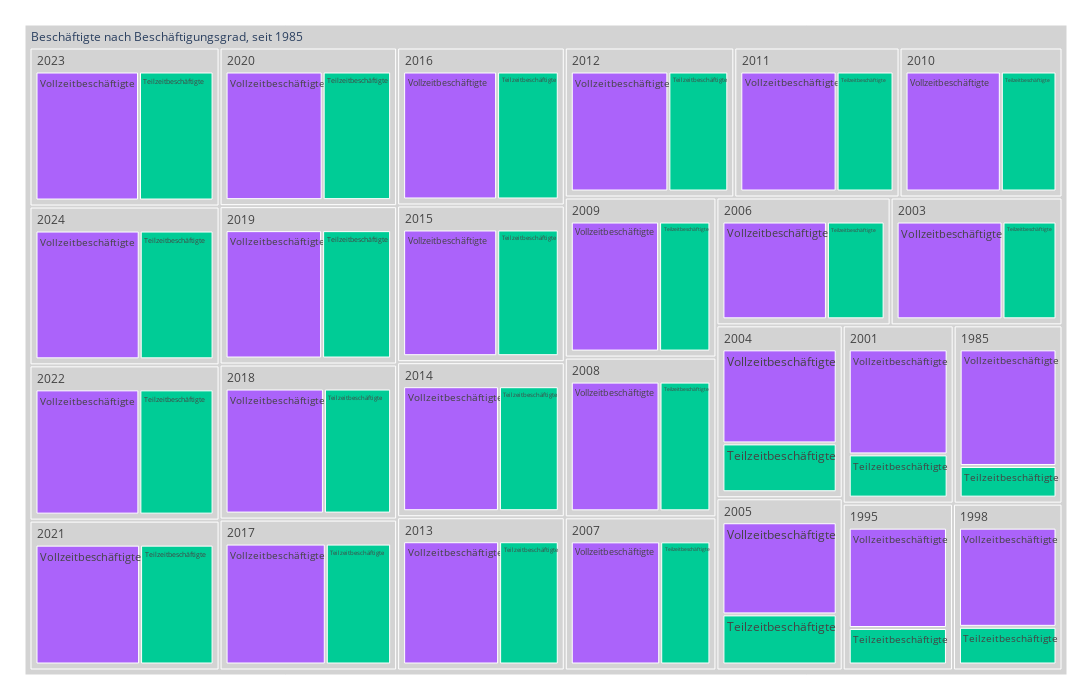

The code cell stored with this chart in its notebook:
### Code cell
treeMap2 = mypy_dv.plot_px_treemap(
    data=myTM.reset_index()
    ,levels=["Jahr", "BEG_LANG"]
    ,values="med_BES"
    ,color="BEG_LANG"
    ,myHeaderTitle="Beschäftigte nach Beschäftigungsgrad, seit "+data_min_date
    ,color_discrete_map={'(?)':'lightgrey', 'Wohnen':'lightblue'}                
    #,margin_val_bottom=25
)

treeMap2

### Figure 1 — Plotly figure (JSON) as saved in the notebook; plotly's stock layout.template omitted (floating-point values rounded to 4 significant figures)
{"data": [{"branchvalues": "total", "customdata": [["Teilzeitbeschäftigte"], ["Teilzeitbeschäftigte"], ["Teilzeitbeschäftigte"], ["Teilzeitbeschäftigte"], ["Teilzeitbeschäftigte"], ["Teilzeitbeschäftigte"], ["Teilzeitbeschäftigte"], ["Teilzeitbeschäftigte"], ["Teilzeitbeschäftigte"], ["Teilzeitbeschäftigte"], ["Teilzeitbeschäftigte"], ["Teilzeitbeschäftigte"], ["Teilzeitbeschäftigte"], ["Teilzeitbeschäftigte"], ["Teilzeitbeschäftigte"], ["Teilzeitbeschäftigte"], ["Teilzeitbeschäftigte"], ["Teilzeitbeschäftigte"], ["Teilzeitbeschäftigte"], ["Teilzeitbeschäftigte"], ["Teilzeitbeschäftigte"], ["Teilzeitbeschäftigte"], ["Teilzeitbeschäftigte"], ["Teilzeitbeschäftigte"], ["Teilzeitbeschäftigte"], ["Teilzeitbeschäftigte"], ["Vollzeitbeschäftigte"], ["Vollzeitbeschäftigte"], ["Vollzeitbeschäftigte"], ["Vollzeitbeschäftigte"], ["Vollzeitbeschäftigte"], ["Vollzeitbeschäftigte"], ["Vollzeitbeschäftigte"], ["Vollzeitbeschäftigte"], ["Vollzeitbeschäftigte"], ["Vollzeitbeschäftigte"], ["Vollzeitbeschäftigte"], ["Vollzeitbeschäftigte"], ["Vollzeitbeschäftigte"], ["Vollzeitbeschäftigte"], ["Vollzeitbeschäftigte"], ["Vollzeitbeschäftigte"], ["Vollzeitbeschäftigte"], ["Vollzeitbeschäftigte"], ["Vollzeitbeschäftigte"], ["Vollzeitbeschäftigte"], ["Vollzeitbeschäftigte"], ["Vollzeitbeschäftigte"], ["Vollzeitbeschäftigte"], ["Vollzeitbeschäftigte"], ["Vollzeitbeschäftigte"], ["Vollzeitbeschäftigte"], ["(?)"], ["(?)"], ["(?)"], ["(?)"], ["(?)"], ["(?)"], ["(?)"], ["(?)"], ["(?)"], ["(?)"], ["(?)"], ["(?)"], ["(?)"], ["(?)"], ["(?)"], ["(?)"], ["(?)"], ["(?)"], ["(?)"], ["(?)"], ["(?)"], ["(?)"], ["(?)"], ["(?)"], ["(?)"], ["(?)"], ["(?)"]], "domain": {"x": [0, 1], "y": [0, 1]}, "hovertemplate": "%{label}<br><br>Anzahl:<br>%{value}<extra></extra>", "ids": ["Beschäftigte nach Beschäftigungsgrad, seit 1985/1985/Teilzeitbeschäftigte", "Beschäftigte nach Beschäftigungsgrad, seit 1985/2023/Teilzeitbeschäftigte", "Beschäftigte nach Beschäftigungsgrad, seit 1985/2022/Teilzeitbeschäftigte", "Beschäftigte nach Beschäftigungsgrad, seit 1985/2021/Teilzeitbeschäftigte", "Beschäftigte nach Beschäftigungsgrad, seit 1985/2020/Teilzeitbeschäftigte", "Beschäftigte nach Beschäftigungsgrad, seit 1985/2019/Teilzeitbeschäftigte", "Beschäftigte nach Beschäftigungsgrad, seit 1985/2018/Teilzeitbeschäftigte", "Beschäftigte nach Beschäftigungsgrad, seit 1985/2017/Teilzeitbeschäftigte", "Beschäftigte nach Beschäftigungsgrad, seit 1985/2016/Teilzeitbeschäftigte", "Beschäftigte nach Beschäftigungsgrad, seit 1985/2015/Teilzeitbeschäftigte", "Beschäftigte nach Beschäftigungsgrad, seit 1985/2014/Teilzeitbeschäftigte", "Beschäftigte nach Beschäftigungsgrad, seit 1985/2013/Teilzeitbeschäftigte", "Beschäftigte nach Beschäftigungsgrad, seit 1985/2012/Teilzeitbeschäftigte", "Beschäftigte nach Beschäftigungsgrad, seit 1985/2024/Teilzeitbeschäftigte", "Beschäftigte nach Beschäftigungsgrad, seit 1985/2010/Teilzeitbeschäftigte", "Beschäftigte nach Beschäftigungsgrad, seit 1985/2009/Teilzeitbeschäftigte", "Beschäftigte nach Beschäftigungsgrad, seit 1985/2008/Teilzeitbeschäftigte", "Beschäftigte nach Beschäftigungsgrad, seit 1985/2007/Teilzeitbeschäftigte", "Beschäftigte nach Beschäftigungsgrad, seit 1985/2006/Teilzeitbeschäftigte", "Beschäftigte nach Beschäftigungsgrad, seit 1985/2005/Teilzeitbeschäftigte", "Beschäftigte nach Beschäftigungsgrad, seit 1985/2004/Teilzeitbeschäftigte", "Beschäftigte nach Beschäftigungsgrad, seit 1985/2003/Teilzeitbeschäftigte", "Beschäftigte nach Beschäftigungsgrad, seit 1985/2001/Teilzeitbeschäftigte", "Beschäftigte nach Beschäftigungsgrad, seit 1985/1998/Teilzeitbeschäftigte", "Beschäftigte nach Beschäftigungsgrad, seit 1985/1995/Teilzeitbeschäftigte", "Beschäftigte nach Beschäftigungsgrad, seit 1985/2011/Teilzeitbeschäftigte", "Beschäftigte nach Beschäftigungsgrad, seit 1985/2013/Vollzeitbeschäftigte", "Beschäftigte nach Beschäftigungsgrad, seit 1985/2014/Vollzeitbeschäftigte", "Beschäftigte nach Beschäftigungsgrad, seit 1985/2015/Vollzeitbeschäftigte", "Beschäftigte nach Beschäftigungsgrad, seit 1985/2016/Vollzeitbeschäftigte", "Beschäftigte nach Beschäftigungsgrad, seit 1985/2022/Vollzeitbeschäftigte", "Beschäftigte nach Beschäftigungsgrad, seit 1985/2018/Vollzeitbeschäftigte", "Beschäftigte nach Beschäftigungsgrad, seit 1985/2019/Vollzeitbeschäftigte", "Beschäftigte nach Beschäftigungsgrad, seit 1985/2020/Vollzeitbeschäftigte", "Beschäftigte nach Beschäftigungsgrad, seit 1985/2021/Vollzeitbeschäftigte", "Beschäftigte nach Beschäftigungsgrad, seit 1985/2012/Vollzeitbeschäftigte", "Beschäftigte nach Beschäftigungsgrad, seit 1985/2017/Vollzeitbeschäftigte", "Beschäftigte nach Beschäftigungsgrad, seit 1985/2011/Vollzeitbeschäftigte", "Beschäftigte nach Beschäftigungsgrad, seit 1985/2005/Vollzeitbeschäftigte", "Beschäftigte nach Beschäftigungsgrad, seit 1985/2009/Vollzeitbeschäftigte", "Beschäftigte nach Beschäftigungsgrad, seit 1985/2008/Vollzeitbeschäftigte", "Beschäftigte nach Beschäftigungsgrad, seit 1985/2007/Vollzeitbeschäftigte", "Beschäftigte nach Beschäftigungsgrad, seit 1985/2006/Vollzeitbeschäftigte", "Beschäftigte nach Beschäftigungsgrad, seit 1985/2004/Vollzeitbeschäftigte", "Beschäftigte nach Beschäftigungsgrad, seit 1985/2003/Vollzeitbeschäftigte", "Beschäftigte nach Beschäftigungsgrad, seit 1985/2001/Vollzeitbeschäftigte", "Beschäftigte nach Beschäftigungsgrad, seit 1985/1998/Vollzeitbeschäftigte", "Beschäftigte nach Beschäftigungsgrad, seit 1985/1995/Vollzeitbeschäftigte", "Beschäftigte nach Beschäftigungsgrad, seit 1985/1985/Vollzeitbeschäftigte", "Beschäftigte nach Beschäftigungsgrad, seit 1985/2023/Vollzeitbeschäftigte", "Beschäftigte nach Beschäftigungsgrad, seit 1985/2010/Vollzeitbeschäftigte", "Beschäftigte nach Beschäftigungsgrad, seit 1985/2024/Vollzeitbeschäftigte", "Beschäftigte nach Beschäftigungsgrad, seit 1985/1985", "Beschäftigte nach Beschäftigungsgrad, seit 1985/1995", "Beschäftigte nach Beschäftigungsgrad, seit 1985/1998", "Beschäftigte nach Beschäftigungsgrad, seit 1985/2001", "Beschäftigte nach Beschäftigungsgrad, seit 1985/2003", "Beschäftigte nach Beschäftigungsgrad, seit 1985/2004", "Beschäftigte nach Beschäftigungsgrad, seit 1985/2005", "Beschäftigte nach Beschäftigungsgrad, seit 1985/2006", "Beschäftigte nach Beschäftigungsgrad, seit 1985/2007", "Beschäftigte nach Beschäftigungsgrad, seit 1985/2008", "Beschäftigte nach Beschäftigungsgrad, seit 1985/2009", "Beschäftigte nach Beschäftigungsgrad, seit 1985/2010", "Beschäftigte nach Beschäftigungsgrad, seit 1985/2011", "Beschäftigte nach Beschäftigungsgrad, seit 1985/2012", "Beschäftigte nach Beschäftigungsgrad, seit 1985/2013", "Beschäftigte nach Beschäftigungsgrad, seit 1985/2014", "Beschäftigte nach Beschäftigungsgrad, seit 1985/2015", "Beschäftigte nach Beschäftigungsgrad, seit 1985/2016", "Beschäftigte nach Beschäftigungsgrad, seit 1985/2017", "Beschäftigte nach Beschäftigungsgrad, seit 1985/2018", "Beschäftigte nach Beschäftigungsgrad, seit 1985/2019", "Beschäftigte nach Beschäftigungsgrad, seit 1985/2020", "Beschäftigte nach Beschäftigungsgrad, seit 1985/2021", "Beschäftigte nach Beschäftigungsgrad, seit 1985/2022", "Beschäftigte nach Beschäftigungsgrad, seit 1985/2023", "Beschäftigte nach Beschäftigungsgrad, seit 1985/2024", "Beschäftigte nach Beschäftigungsgrad, seit 1985"], "labels": ["Teilzeitbeschäftigte", "Teilzeitbeschäftigte", "Teilzeitbeschäftigte", "Teilzeitbeschäftigte", "Teilzeitbeschäftigte", "Teilzeitbeschäftigte", "Teilzeitbeschäftigte", "Teilzeitbeschäftigte", "Teilzeitbeschäftigte", "Teilzeitbeschäftigte", "Teilzeitbeschäftigte", "Teilzeitbeschäftigte", "Teilzeitbeschäftigte", "Teilzeitbeschäftigte", "Teilzeitbeschäftigte", "Teilzeitbeschäftigte", "Teilzeitbeschäftigte", "Teilzeitbeschäftigte", "Teilzeitbeschäftigte", "Teilzeitbeschäftigte", "Teilzeitbeschäftigte", "Teilzeitbeschäftigte", "Teilzeitbeschäftigte", "Teilzeitbeschäftigte", "Teilzeitbeschäftigte", "Teilzeitbeschäftigte", "Vollzeitbeschäftigte", "Vollzeitbeschäftigte", "Vollzeitbeschäftigte", "Vollzeitbeschäftigte", "Vollzeitbeschäftigte", "Vollzeitbeschäftigte", "Vollzeitbeschäftigte", "Vollzeitbeschäftigte", "Vollzeitbeschäftigte", "Vollzeitbeschäftigte", "Vollzeitbeschäftigte", "Vollzeitbeschäftigte", "Vollzeitbeschäftigte", "Vollzeitbeschäftigte", "Vollzeitbeschäftigte", "Vollzeitbeschäftigte", "Vollzeitbeschäftigte", "Vollzeitbeschäftigte", "Vollzeitbeschäftigte", "Vollzeitbeschäftigte", "Vollzeitbeschäftigte", "Vollzeitbeschäftigte", "Vollzeitbeschäftigte", "Vollzeitbeschäftigte", "Vollzeitbeschäftigte", "Vollzeitbeschäftigte", "1985", "1995", "1998", "2001", "2003", "2004", "2005", "2006", "2007", "2008", "2009", "2010", "2011", "2012", "2013", "2014", "2015", "2016", "2017", "2018", "2019", "2020", "2021", "2022", "2023", "2024", "Beschäftigte nach Beschäftigungsgrad, seit 1985"], "marker": {"colors": ["#00cc96", "#00cc96", "#00cc96", "#00cc96", "#00cc96", "#00cc96", "#00cc96", "#00cc96", "#00cc96", "#00cc96", "#00cc96", "#00cc96", "#00cc96", "#00cc96", "#00cc96", "#00cc96", "#00cc96", "#00cc96", "#00cc96", "#00cc96", "#00cc96", "#00cc96", "#00cc96", "#00cc96", "#00cc96", "#00cc96", "#ab63fa", "#ab63fa", "#ab63fa", "#ab63fa", "#ab63fa", "#ab63fa", "#ab63fa", "#ab63fa", "#ab63fa", "#ab63fa", "#ab63fa", "#ab63fa", "#ab63fa", "#ab63fa", "#ab63fa", "#ab63fa", "#ab63fa", "#ab63fa", "#ab63fa", "#ab63fa", "#ab63fa", "#ab63fa", "#ab63fa", "#ab63fa", "#ab63fa", "#ab63fa", "lightgrey", "lightgrey", "lightgrey", "lightgrey", "lightgrey", "lightgrey", "lightgrey", "lightgrey", "lightgrey", "lightgrey", "lightgrey", "lightgrey", "lightgrey", "lightgrey", "lightgrey", "lightgrey", "lightgrey", "lightgrey", "lightgrey", "lightgrey", "lightgrey", "lightgrey", "lightgrey", "lightgrey", "lightgrey", "lightgrey", "lightgrey"]}, "name": "", "parents": ["Beschäftigte nach Beschäftigungsgrad, seit 1985/1985", "Beschäftigte nach Beschäftigungsgrad, seit 1985/2023", "Beschäftigte nach Beschäftigungsgrad, seit 1985/2022", "Beschäftigte nach Beschäftigungsgrad, seit 1985/2021", "Beschäftigte nach Beschäftigungsgrad, seit 1985/2020", "Beschäftigte nach Beschäftigungsgrad, seit 1985/2019", "Beschäftigte nach Beschäftigungsgrad, seit 1985/2018", "Beschäftigte nach Beschäftigungsgrad, seit 1985/2017", "Beschäftigte nach Beschäftigungsgrad, seit 1985/2016", "Beschäftigte nach Beschäftigungsgrad, seit 1985/2015", "Beschäftigte nach Beschäftigungsgrad, seit 1985/2014", "Beschäftigte nach Beschäftigungsgrad, seit 1985/2013", "Beschäftigte nach Beschäftigungsgrad, seit 1985/2012", "Beschäftigte nach Beschäftigungsgrad, seit 1985/2024", "Beschäftigte nach Beschäftigungsgrad, seit 1985/2010", "Beschäftigte nach Beschäftigungsgrad, seit 1985/2009", "Beschäftigte nach Beschäftigungsgrad, seit 1985/2008", "Beschäftigte nach Beschäftigungsgrad, seit 1985/2007", "Beschäftigte nach Beschäftigungsgrad, seit 1985/2006", "Beschäftigte nach Beschäftigungsgrad, seit 1985/2005", "Beschäftigte nach Beschäftigungsgrad, seit 1985/2004", "Beschäftigte nach Beschäftigungsgrad, seit 1985/2003", "Beschäftigte nach Beschäftigungsgrad, seit 1985/2001", "Beschäftigte nach Beschäftigungsgrad, seit 1985/1998", "Beschäftigte nach Beschäftigungsgrad, seit 1985/1995", "Beschäftigte nach Beschäftigungsgrad, seit 1985/2011", "Beschäftigte nach Beschäftigungsgrad, seit 1985/2013", "Beschäftigte nach Beschäftigungsgrad, seit 1985/2014", "Beschäftigte nach Beschäftigungsgrad, seit 1985/2015", "Beschäftigte nach Beschäftigungsgrad, seit 1985/2016", "Beschäftigte nach Beschäftigungsgrad, seit 1985/2022", "Beschäftigte nach Beschäftigungsgrad, seit 1985/2018", "Beschäftigte nach Beschäftigungsgrad, seit 1985/2019", "Beschäftigte nach Beschäftigungsgrad, seit 1985/2020", "Beschäftigte nach Beschäftigungsgrad, seit 1985/2021", "Beschäftigte nach Beschäftigungsgrad, seit 1985/2012", "Beschäftigte nach Beschäftigungsgrad, seit 1985/2017", "Beschäftigte nach Beschäftigungsgrad, seit 1985/2011", "Beschäftigte nach Beschäftigungsgrad, seit 1985/2005", "Beschäftigte nach Beschäftigungsgrad, seit 1985/2009", "Beschäftigte nach Beschäftigungsgrad, seit 1985/2008", "Beschäftigte nach Beschäftigungsgrad, seit 1985/2007", "Beschäftigte nach Beschäftigungsgrad, seit 1985/2006", "Beschäftigte nach Beschäftigungsgrad, seit 1985/2004", "Beschäftigte nach Beschäftigungsgrad, seit 1985/2003", "Beschäftigte nach Beschäftigungsgrad, seit 1985/2001", "Beschäftigte nach Beschäftigungsgrad, seit 1985/1998", "Beschäftigte nach Beschäftigungsgrad, seit 1985/1995", "Beschäftigte nach Beschäftigungsgrad, seit 1985/1985", "Beschäftigte nach Beschäftigungsgrad, seit 1985/2023", "Beschäftigte nach Beschäftigungsgrad, seit 1985/2010", "Beschäftigte nach Beschäftigungsgrad, seit 1985/2024", "Beschäftigte nach Beschäftigungsgrad, seit 1985", "Beschäftigte nach Beschäftigungsgrad, seit 1985", "Beschäftigte nach Beschäftigungsgrad, seit 1985", "Beschäftigte nach Beschäftigungsgrad, seit 1985", "Beschäftigte nach Beschäftigungsgrad, seit 1985", "Beschäftigte nach Beschäftigungsgrad, seit 1985", "Beschäftigte nach Beschäftigungsgrad, seit 1985", "Beschäftigte nach Beschäftigungsgrad, seit 1985", "Beschäftigte nach Beschäftigungsgrad, seit 1985", "Beschäftigte nach Beschäftigungsgrad, seit 1985", "Beschäftigte nach Beschäftigungsgrad, seit 1985", "Beschäftigte nach Beschäftigungsgrad, seit 1985", "Beschäftigte nach Beschäftigungsgrad, seit 1985", "Beschäftigte nach Beschäftigungsgrad, seit 1985", "Beschäftigte nach Beschäftigungsgrad, seit 1985", "Beschäftigte nach Beschäftigungsgrad, seit 1985", "Beschäftigte nach Beschäftigungsgrad, seit 1985", "Beschäftigte nach Beschäftigungsgrad, seit 1985", "Beschäftigte nach Beschäftigungsgrad, seit 1985", "Beschäftigte nach Beschäftigungsgrad, seit 1985", "Beschäftigte nach Beschäftigungsgrad, seit 1985", "Beschäftigte nach Beschäftigungsgrad, seit 1985", "Beschäftigte nach Beschäftigungsgrad, seit 1985", "Beschäftigte nach Beschäftigungsgrad, seit 1985", "Beschäftigte nach Beschäftigungsgrad, seit 1985", "Beschäftigte nach Beschäftigungsgrad, seit 1985", ""], "root": {"color": "grey"}, "type": "treemap", "values": [71512, 218400, 212100, 202750, 200950, 202250, 192800, 182450, 181050, 179250, 172350, 169900, 166850, 215900, 155550, 153900, 152350, 144100, 136600, 132150, 128700, 128000, 99530, 86767, 84611, 158900, 273350, 276000, 274000, 275800, 297050, 282150, 282950, 284950, 288600, 271850, 279800, 268750, 243100, 264850, 265600, 256600, 247450, 247950, 251000, 241683, 228520, 232677, 263345, 303050, 266150, 304800, 334857, 317288, 315287, 341213, 379000, 376650, 375250, 384050, 400700, 417950, 418750, 421700, 427650, 438700, 443250, 448350, 453250, 456850, 462250, 474950, 485200, 485900, 491350, 509150, 521450, 520700, 11101695]}], "layout": {"height": 700, "legend": {"tracegroupgap": 0}, "margin": {"b": 25, "l": 25, "r": 25, "t": 25}, "width": 1100}}
